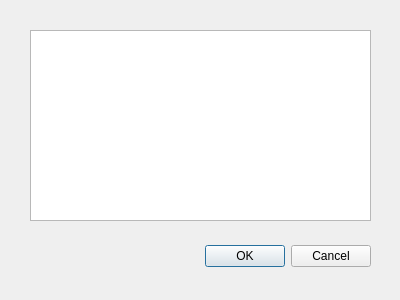
<?xml version="1.0" encoding="UTF-8"?>
<ui version="4.0">
 <class>Dialog</class>
 <widget class="QDialog" name="Dialog">
  <property name="geometry">
   <rect>
    <x>0</x>
    <y>0</y>
    <width>400</width>
    <height>300</height>
   </rect>
  </property>
  <property name="windowTitle">
   <string>Dialog</string>
  </property>
  <widget class="QDialogButtonBox" name="buttonBox">
   <property name="geometry">
    <rect>
     <x>30</x>
     <y>240</y>
     <width>341</width>
     <height>32</height>
    </rect>
   </property>
   <property name="orientation">
    <enum>Qt::Horizontal</enum>
   </property>
   <property name="standardButtons">
    <set>QDialogButtonBox::Cancel|QDialogButtonBox::Ok</set>
   </property>
  </widget>
  <widget class="QTextEdit" name="textEdit">
   <property name="geometry">
    <rect>
     <x>30</x>
     <y>30</y>
     <width>341</width>
     <height>191</height>
    </rect>
   </property>
  </widget>
 </widget>
 <resources/>
 <connections>
  <connection>
   <sender>buttonBox</sender>
   <signal>accepted()</signal>
   <receiver>Dialog</receiver>
   <slot>accept()</slot>
   <hints>
    <hint type="sourcelabel">
     <x>248</x>
     <y>254</y>
    </hint>
    <hint type="destinationlabel">
     <x>157</x>
     <y>274</y>
    </hint>
   </hints>
  </connection>
  <connection>
   <sender>buttonBox</sender>
   <signal>rejected()</signal>
   <receiver>Dialog</receiver>
   <slot>reject()</slot>
   <hints>
    <hint type="sourcelabel">
     <x>316</x>
     <y>260</y>
    </hint>
    <hint type="destinationlabel">
     <x>286</x>
     <y>274</y>
    </hint>
   </hints>
  </connection>
 </connections>
</ui>
